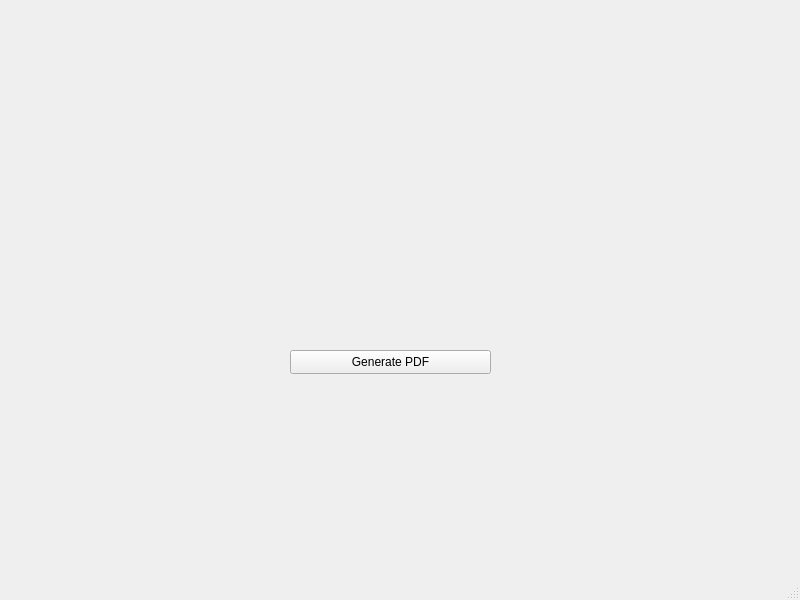
<?xml version="1.0" encoding="UTF-8"?>
<ui version="4.0">
 <class>MainWindow</class>
 <widget class="QMainWindow" name="MainWindow">
  <property name="geometry">
   <rect>
    <x>0</x>
    <y>0</y>
    <width>800</width>
    <height>600</height>
   </rect>
  </property>
  <property name="windowTitle">
   <string>MainWindow</string>
  </property>
  <widget class="QWidget" name="centralwidget">
   <widget class="QPushButton" name="pushBtnGenerate">
    <property name="geometry">
     <rect>
      <x>290</x>
      <y>350</y>
      <width>201</width>
      <height>24</height>
     </rect>
    </property>
    <property name="text">
     <string>Generate PDF</string>
    </property>
   </widget>
  </widget>
  <widget class="QMenuBar" name="menubar">
   <property name="geometry">
    <rect>
     <x>0</x>
     <y>0</y>
     <width>800</width>
     <height>22</height>
    </rect>
   </property>
  </widget>
  <widget class="QStatusBar" name="statusbar"/>
 </widget>
 <resources/>
 <connections/>
</ui>
